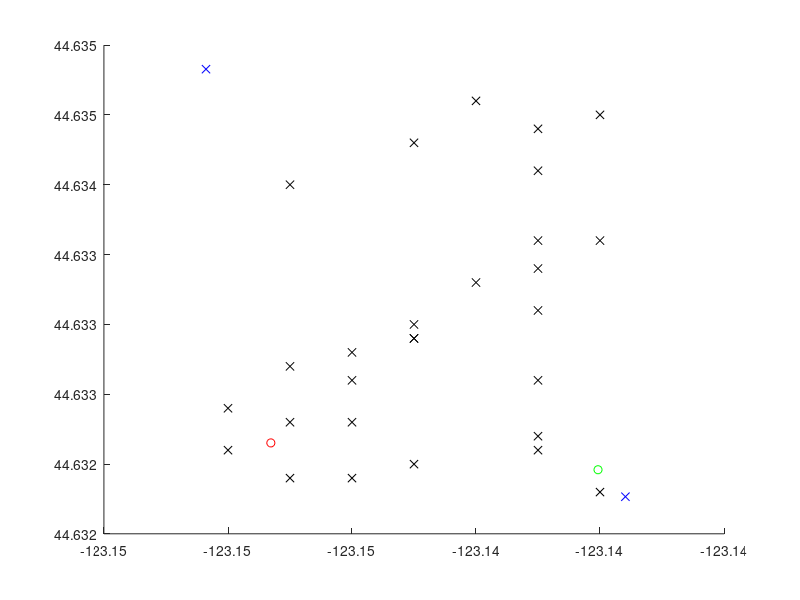

Reproduce this figure in MATLAB.

close all
clear all
clc

lat1 = 44.631767;
lon1 = -123.141590; % bottom right corner
lat0 = 44.634827;
lon0 = -123.148355; % top left corner

start_lat = 44.631960;
start_lon = -123.142032;
goal_lat = 44.632152;
goal_lon = -123.147309;

list = [44.6324,-123.148;
44.6327,-123.147;
44.6333,-123.144;
44.6326,-123.146;
44.6321,-123.148;
44.6328,-123.146;
44.6346,-123.144;
44.6344,-123.143;
44.6326,-123.143;
44.6336,-123.142;
44.6323,-123.147;
44.634,-123.147;
44.6341,-123.143;
44.6321,-123.143;
44.6329,-123.145;
44.6334,-123.143;
44.632,-123.145;
44.6329,-123.145;
44.6331,-123.143;
44.6323,-123.146;
44.633,-123.145;
44.6345,-123.142;
44.6319,-123.147;
44.6343,-123.145;
44.6322,-123.143;
44.6318,-123.142;
44.6336,-123.143;
44.6319,-123.146];

figure
hold on 
plot( lon1, lat1, 'bx');
plot( lon0, lat0, 'bx');

plot( start_lon, start_lat, 'go')
plot( goal_lon, goal_lat, 'ro')

for i = 1:length(list)
    plot( list(i,2), list(i,1), 'kx')
end